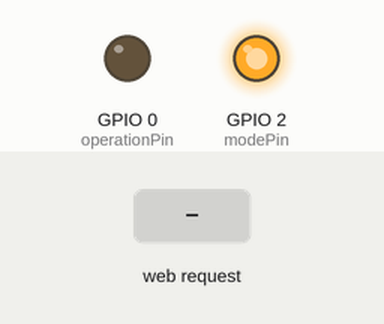
Simulated run of this sketch. Board: ESP8266 (NodeMCU). On the bench: output pins drawn as LEDs (lit = HIGH). The inputs (shaded band) are chosen by the test bench.

Above: at 1.2 s.
1.3 s: HTTP request GET /operationStart received
At 2.5 s:
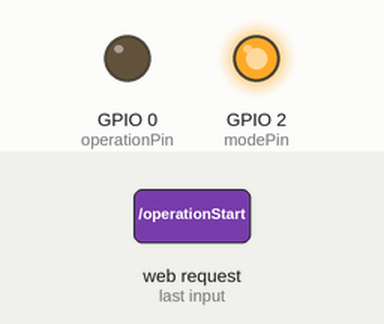
2.8 s: HTTP request GET /changeMode received
At 3.1 s:
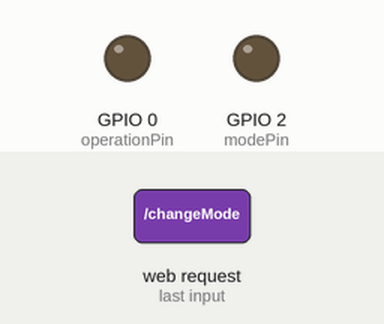
4.3 s: HTTP request GET /operationStart?URL=1 received
At 5.0 s:
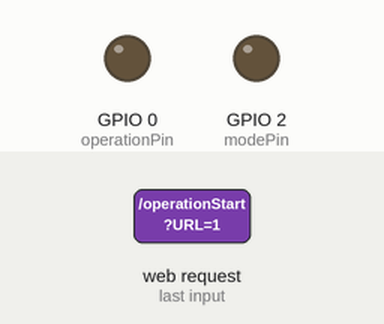
5.8 s: HTTP request GET /changeMode?URL=1 received
At 6.6 s:
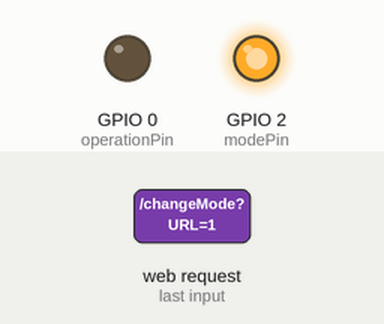
7.3 s: HTTP request GET /changeMode?URL=0 received
At 7.8 s:
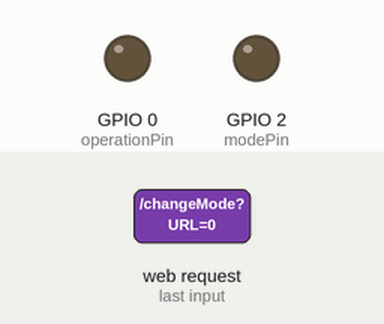
Timing chart, 0 to 9.8 s (numbered marks = the images above; inputs shaded):
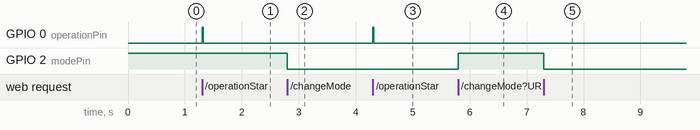

Measured:
- after the input at 1.3 s, GPIO 0 (operationPin): LOW → HIGH at once, → LOW 0.02 s later
- after the input at 2.8 s, GPIO 2 (modePin): HIGH → LOW at once
- after the input at 4.3 s, GPIO 0 (operationPin): LOW → HIGH at once, → LOW 0.02 s later
- after the input at 5.8 s, GPIO 2 (modePin): LOW → HIGH at once
- after the input at 7.3 s, GPIO 2 (modePin): HIGH → LOW at once

The sketch:

Remote_Control.ino
```cpp
#include <ESP8266WiFi.h>
#include <WiFiClient.h>
#include <ESP8266WebServer.h>

int operationPin = 0;
int modePin = 2;
bool modeSelector = true; //true = URL_Mode, false = Macro_Mode
ESP8266WebServer server(80);

void handleRoot();
void handleOperationStart();
void handlePageNotFound();
void handleChangeURL();
void handleChangeMode();

void setup()
{
  pinMode(operationPin, OUTPUT);
  pinMode(modePin, OUTPUT);
  digitalWrite(modePin, HIGH);
  digitalWrite(operationPin, LOW);

  Serial.begin(9600);
  WiFi.softAP("AP", "ESPpassword");

  server.on("/" , handleRoot);
  server.on("/operationStart" , handleOperationStart);
  server.on("/changeURL" , handleChangeURL);
  server.on("/changeMode" , handleChangeMode);
  server.onNotFound(handlePageNotFound);

  server.begin();
}

void loop()
{
  server.handleClient();
}

void handleRoot()
{
  String serverResponse = "";
  if(modeSelector)
    serverResponse = "<!DOCTYPE html> <html> <head> <title>Fun USB</title> <meta charset=\"UTF-8\" /> <style> a { border: 2px dashed gray; margin: 10px; text-decoration: none; color: gray; font-size:70px; position: relative; } .container { border: 2px dashed gray; width:min-content; padding: 1%; margin: 0.5%; position: relative; left: 40%; } textarea { background-color: black; font-size: 30px; color: gray; width: 400px; margin: 10px; } .btn { font-size: 60px; color: gray; margin-left: 10px; border: 2px dashed gray; background-color: black; } </style> </head> <body style=\"background-color: black;\"> <div id=\"kkk\" class=\"container\"> <script> \"use strict\"; function redirectWithParams(key, value) {var searchParams = new URLSearchParams(window.location.search); searchParams.set(key, value); var newRelativePathQuery = window.location.pathname + \"changeURL?\" + searchParams.toString(); window.location.href = newRelativePathQuery; } \"use strict\"; function getTextAreaValue() { var textarea = document.getElementById('textarea'); var value = textarea.value; return value; } function handlerMouseDown() { redirectWithParams(\"URL\", getTextAreaValue()); return false; } </script> <h4> <a href=\"/operationStart\"> Start </a> </h4> <a href=\"/changeMode\"> Mode_URL </a>  <textarea id=\"textarea\"></textarea> <a onclick=\"return handlerMouseDown()\" href=\"ee\"> Edit </a> </div> </body> </html>";
  else
    serverResponse = "<!DOCTYPE html> <html> <head> <title>Fun USB</title> <meta charset=\"UTF-8\" /> <style> a { border: 2px dashed gray; margin: 10px; text-decoration: none; color: gray; font-size:70px; position: relative; } .container { border: 2px dashed gray; width:min-content; padding: 1%; margin: 0.5%; position: relative; left: 40%; } textarea { background-color: black; font-size: 30px; color: gray; width: 400px; margin: 10px; } .btn { font-size: 60px; color: gray; margin-left: 10px; border: 2px dashed gray; background-color: black; } </style> </head> <body style=\"background-color: black;\"> <div id=\"kkk\" class=\"container\"> <script> \"use strict\"; function redirectWithParams(key, value) {var searchParams = new URLSearchParams(window.location.search); searchParams.set(key, value); var newRelativePathQuery = window.location.pathname + \"changeURL?\" + searchParams.toString(); window.location.href = newRelativePathQuery; } \"use strict\"; function getTextAreaValue() { var textarea = document.getElementById('textarea'); var value = textarea.value; return value; } function handlerMouseDown() { redirectWithParams(\"URL\", getTextAreaValue()); return false; } </script> <h4> <a href=\"/operationStart\"> Start </a> </h4> <a href=\"/changeMode\"> Mode_MACRO </a> <textarea id=\"textarea\"></textarea> <a onclick=\"return handlerMouseDown()\" href=\"ee\"> Edit </a> </div> </body> </html>";


  server.send(200, "text/html", serverResponse);
}

void handleOperationStart()
{
  String serverResponse = "<!DOCTYPE html> <html> <head> <title>Old Page</title> <meta charset=\"UTF-8\" /> <meta http-equiv=\"refresh\" content=\"1; URL=/\" /> </head> <body> </body> </html>";
  digitalWrite(operationPin, HIGH);
  delay(20);
  digitalWrite(operationPin, LOW);
  server.send(200, "text/html", serverResponse);
}

void handleChangeURL()
{
  String serverResponse = "<!DOCTYPE html> <html> <head> <title>Redirecting</title> <meta charset=\"UTF-8\" /> <meta http-equiv=\"refresh\" content=\"1; URL=/\" /> </head> <body> </body> </html>";

  if(server.arg("URL") != "")
  {
    String newURL = server.arg("URL");
    Serial.print(newURL);
  }

  server.send(200, "text/html", serverResponse);
}

void handleChangeMode()
{
  String serverResponse = "<!DOCTYPE html> <html> <head> <title>Redirecting</title> <meta charset=\"UTF-8\" /> <meta http-equiv=\"refresh\" content=\"1; URL=/\" /> </head> <body> </body> </html>";
  modeSelector = !modeSelector;

  if(modeSelector) digitalWrite(modePin, HIGH);
  else digitalWrite(modePin, LOW);
  server.send(200, "text/html", serverResponse);
}

void handlePageNotFound(){
  String serverResponse = "<!DOCTYPE html> <html> <head> <title>Redirecting</title> <meta charset=\"UTF-8\" /> <meta http-equiv=\"refresh\" content=\"1; URL=/\" /> </head> <body> </body> </html>";
  server.send(200, "text/html", serverResponse);
}
```
